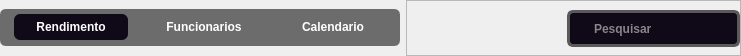
            <widget class="QWidget" name="btns_principais_do_dashboard" native="true">
             <property name="sizePolicy">
              <sizepolicy hsizetype="Expanding" vsizetype="Expanding">
               <horstretch>0</horstretch>
               <verstretch>0</verstretch>
              </sizepolicy>
             </property>
             <property name="minimumSize">
              <size>
               <width>200</width>
               <height>56</height>
              </size>
             </property>
             <property name="maximumSize">
              <size>
               <width>16777215</width>
               <height>56</height>
              </size>
             </property>
             <property name="styleSheet">
              <string notr="true">QPushButton{


 background-color: rgb(91, 91, 91);
}</string>
             </property>
             <layout class="QHBoxLayout" name="horizontalLayout_32">
              <property name="leftMargin">
               <number>0</number>
              </property>
              <property name="topMargin">
               <number>0</number>
              </property>
              <property name="rightMargin">
               <number>0</number>
              </property>
              <property name="bottomMargin">
               <number>0</number>
              </property>
              <item>
               <widget class="QFrame" name="frame_btns">
                <property name="sizePolicy">
                 <sizepolicy hsizetype="Fixed" vsizetype="Fixed">
                  <horstretch>0</horstretch>
                  <verstretch>0</verstretch>
                 </sizepolicy>
                </property>
                <property name="minimumSize">
                 <size>
                  <width>400</width>
                  <height>37</height>
                 </size>
                </property>
                <property name="styleSheet">
                 <string notr="true">QFrame{

border: 4px solid #6c6c6c;
}
QFrame{
background-color: rgb(108, 108, 108);
border-radius: 6px;
}
QPushButton {
   
    
	font: 75 10pt &quot;Inter 18pt&quot;;
	font-weight: bold;
    background-color: #6c6c6c;
    color: white;
    padding: 6px 22px;
    border-radius: 6px;
    border: none;
    min-width: 54px;   /* largura mínima */
}
QPushButton:hover {
    background-color: #4a4a4a;
}
QPushButton:checked {
    background-color: #100917;
    
}
</string>
                </property>
                <property name="frameShape">
                 <enum>QFrame::StyledPanel</enum>
                </property>
                <property name="frameShadow">
                 <enum>QFrame::Raised</enum>
                </property>
                <layout class="QHBoxLayout" name="horizontalLayout_33">
                 <property name="spacing">
                  <number>6</number>
                 </property>
                 <property name="leftMargin">
                  <number>0</number>
                 </property>
                 <property name="topMargin">
                  <number>0</number>
                 </property>
                 <property name="rightMargin">
                  <number>0</number>
                 </property>
                 <property name="bottomMargin">
                  <number>0</number>
                 </property>
                 <item>
                  <widget class="QPushButton" name="btn_rendimento_do_dash">
                   <property name="sizePolicy">
                    <sizepolicy hsizetype="Fixed" vsizetype="Fixed">
                     <horstretch>0</horstretch>
                     <verstretch>0</verstretch>
                    </sizepolicy>
                   </property>
                   <property name="cursor">
                    <cursorShape>PointingHandCursor</cursorShape>
                   </property>
                   <property name="text">
                    <string>Rendimento</string>
                   </property>
                   <property name="checkable">
                    <bool>true</bool>
                   </property>
                   <property name="checked">
                    <bool>true</bool>
                   </property>
                   <attribute name="buttonGroup">
                    <string notr="true">buttonGroup</string>
                   </attribute>
                  </widget>
                 </item>
                 <item>
                  <widget class="QPushButton" name="btn_func_do_dash">
                   <property name="sizePolicy">
                    <sizepolicy hsizetype="Fixed" vsizetype="Fixed">
                     <horstretch>0</horstretch>
                     <verstretch>0</verstretch>
                    </sizepolicy>
                   </property>
                   <property name="minimumSize">
                    <size>
                     <width>98</width>
                     <height>0</height>
                    </size>
                   </property>
                   <property name="cursor">
                    <cursorShape>PointingHandCursor</cursorShape>
                   </property>
                   <property name="text">
                    <string>Funcionarios</string>
                   </property>
                   <property name="checkable">
                    <bool>true</bool>
                   </property>
                   <attribute name="buttonGroup">
                    <string notr="true">buttonGroup</string>
                   </attribute>
                  </widget>
                 </item>
                 <item>
                  <widget class="QPushButton" name="btn_calendario_do_dash">
                   <property name="sizePolicy">
                    <sizepolicy hsizetype="Fixed" vsizetype="Fixed">
                     <horstretch>100</horstretch>
                     <verstretch>0</verstretch>
                    </sizepolicy>
                   </property>
                   <property name="cursor">
                    <cursorShape>PointingHandCursor</cursorShape>
                   </property>
                   <property name="text">
                    <string>Calendario</string>
                   </property>
                   <property name="shortcut">
                    <string/>
                   </property>
                   <property name="checkable">
                    <bool>true</bool>
                   </property>
                   <attribute name="buttonGroup">
                    <string notr="true">buttonGroup</string>
                   </attribute>
                  </widget>
                 </item>
                </layout>
               </widget>
              </item>
              <item alignment="Qt::AlignRight">
               <widget class="QFrame" name="frame_pesquisa">
                <property name="sizePolicy">
                 <sizepolicy hsizetype="Expanding" vsizetype="Expanding">
                  <horstretch>0</horstretch>
                  <verstretch>0</verstretch>
                 </sizepolicy>
                </property>
                <property name="styleSheet">
                 <string notr="true">
QLineEdit {
	font: 75 10pt &quot;Inter 18pt&quot;;
	font-weight: bold;
	font-color: rgb(255, 255, 255);
    background-color: #100917;
    color: white;
    padding: 6px 22px;
    border-radius: 6px;
    border: 3px solid #5a5a5a;
    min-width: 110px;   /* largura mínima */
}
QLineEdit:hover {
    background-color: #4a4a4a;
}
QLineEdit:checked {
    background-color: #100917;
    font-weight: bold;
}
</string>
                </property>
                <property name="frameShape">
                 <enum>QFrame::StyledPanel</enum>
                </property>
                <property name="frameShadow">
                 <enum>QFrame::Raised</enum>
                </property>
                <layout class="QHBoxLayout" name="horizontalLayout_34">
                 <property name="leftMargin">
                  <number>160</number>
                 </property>
                 <property name="rightMargin">
                  <number>0</number>
                 </property>
                 <item>
                  <widget class="QLineEdit" name="lineedit_campo_pesquisa">
                   <property name="sizePolicy">
                    <sizepolicy hsizetype="Expanding" vsizetype="Expanding">
                     <horstretch>0</horstretch>
                     <verstretch>0</verstretch>
                    </sizepolicy>
                   </property>
                   <property name="minimumSize">
                    <size>
                     <width>160</width>
                     <height>37</height>
                    </size>
                   </property>
                   <property name="maximumSize">
                    <size>
                     <width>200</width>
                     <height>16777215</height>
                    </size>
                   </property>
                   <property name="styleSheet">
                    <string notr="true"/>
                   </property>
                   <property name="placeholderText">
                    <string>Pesquisar</string>
                   </property>
                  </widget>
                 </item>
                </layout>
               </widget>
              </item>
             </layout>
            </widget>
